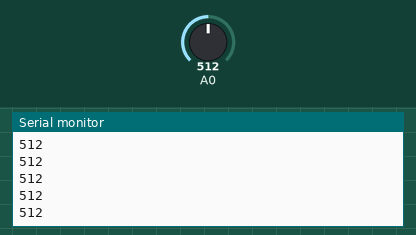
The sketch below on a simulated Arduino Uno, built with avr-gcc and run on an emulated ATmega328P. On the bench: the last lines printed to the serial monitor. The inputs (shaded band) are chosen by the test bench; at power-on: A0 = 512.

Above: at 1.2 s.
1.3 s: A0 set to 716
At 1.9 s:
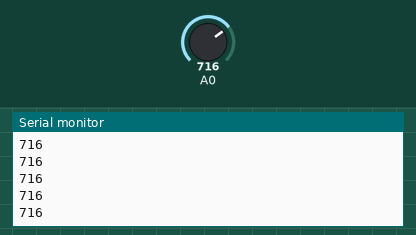
2.8 s: A0 set to 900
At 3.4 s:
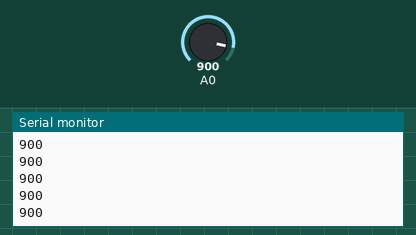
Timing chart, 0 to 5.8 s (numbered marks = the images above; inputs shaded):
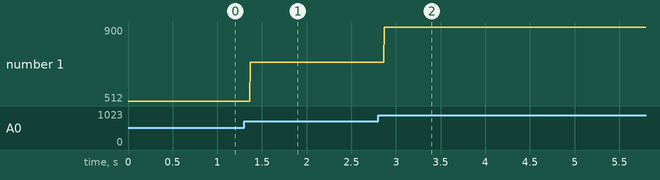

The sketch:

sound_plotter.ino
```cpp
// declare constant variables for pins
int mic; // variable for mic analogRead

void setup() {
  // put your setup code here, to run once:
  pinMode(mic,INPUT);
  Serial.begin(9600);
}

void loop() {
  // put your main code here, to run repeatedly:
  mic = analogRead(A0);
  Serial.println(mic);
}
```

Measured:
- after the input at 1.3 s, the serial monitor: prints a new line after 0.07 s (image 1)
- after the input at 2.8 s, the serial monitor: prints a new line after 0.07 s (image 2)
- plotted number 1: 512 → 716 after the input at 1.3 s, 716 → 900 after the input at 2.8 s
